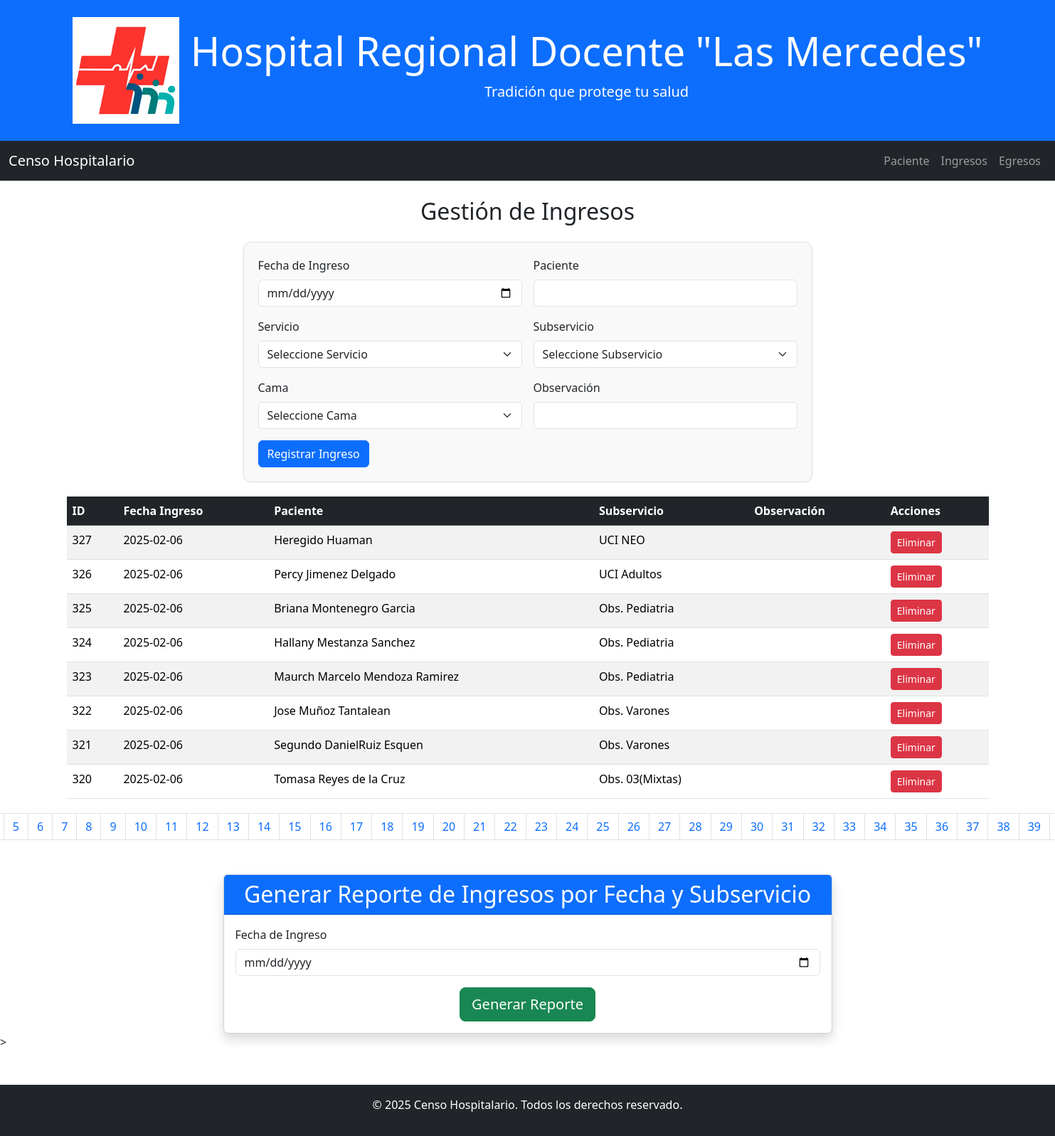
Page /pages/ingresos.php on the committed database.
### tables this page shows
CREATE TABLE `ingresos` (
  `id` bigint(20) UNSIGNED NOT NULL,
  `fecha_ingreso` date NOT NULL,
  `observacion` varchar(20) DEFAULT NULL,
  `id_paciente` int(11) DEFAULT NULL,
  `id_subservicio` int(11) DEFAULT NULL
);

CREATE TABLE `paciente` (
  `id` bigint(20) UNSIGNED NOT NULL,
  `dni` int(11) DEFAULT NULL,
  `nombre` varchar(100) NOT NULL,
  `edad` int(11) DEFAULT NULL
);

CREATE TABLE `subservicios` (
  `id` bigint(20) UNSIGNED NOT NULL,
  `nombre` varchar(100) NOT NULL,
  `num_cama` varchar(8) NOT NULL,
  `estado` varchar(15) NOT NULL DEFAULT 'Desocupada',
  `id_servicio` int(11) DEFAULT NULL
);

### pages/ingresos.php (the view, shortened to what this page needs)
<!DOCTYPE html>
<html lang="es">
<head>
    <link href="https://cdn.jsdelivr.net/npm/bootstrap@5.3.3/dist/css/bootstrap.min.css"
        rel="stylesheet"
>
    <link rel="stylesheet" href="../css/estilos.css">
</head>
<body>
<header class="bg-primary text-white text-center py-4 d-flex align-items-center justify-content-center">
        <img src="../img/logo_hospital.png" alt="Logo Hospital Regional Docente Las Mercedes" class="logo me-3">
        <div>
            <h1 class="display-4">Hospital Regional Docente "Las Mercedes"</h1>
            <p class="lead">Tradición que protege tu salud</p>
        </div>
    </header>
    <nav class="navbar navbar-expand-lg navbar-dark bg-dark">
        <div class="container-fluid">
            <a class="navbar-brand" href="../index.php">Censo Hospitalario</a>
            <div class="collapse navbar-collapse" id="navbarNav">
                <ul class="navbar-nav ms-auto">
                    <li class="nav-item">
                        <a class="nav-link" href="paciente.php">Paciente</a>
                    </li>
                    <li class="nav-item">
                        <a class="nav-link" href="ingresos.php">Ingresos</a>
                    </li>
                    <li class="nav-item">
                        <a class="nav-link" href="egresos.php">Egresos</a>
                    </li>
                </ul>
            </div>
        </div>
    </nav>
    <div class="container mt-4">
        <h2 class="text-center mb-4">Gestión de Ingresos</h2>
        <div class="form-container-ingreso-egreso">
            <form method="post" class="row g-3">
                <div class="col-md-6">
                    <label for="fecha_ingreso" class="form-label">Fecha de Ingreso</label>
                    <input type="date" class="form-control" id="fecha_ingreso" name="fecha_ingreso" required>
                </div>
                <div class="col-md-6">
                    <label for="paciente_ingreso" class="form-label">Paciente</label>
                    <input type="text" class="form-control" list="datalistOptions" id="paciente_ingreso" autocomplete="off" required>
                </div>
                <div class="col-md-6">
                    <label for="servicio" class="form-label">Servicio</label>
                    <select class="form-select" id="servicio" required>
                        <option value="">Seleccione Servicio</option>
                        <?php
                        include '../includes/db.php';
                        ?>
                    </select>
                </div>
                <div class="col-md-6">
                    <label for="subservicio" class="form-label">Subservicio</label>
                    <select class="form-select" id="subservicio" name="id_subservicio" required>
                        <option value="">Seleccione Subservicio</option>
                    </select>
                </div>
                <div class="col-md-6">
                    <label for="id_cama" class="form-label">Cama</label>
                    <select class="form-select" id="id_cama" required>
                        <option value="">Seleccione Cama</option>
                    </select>
                </div>
                <div class="col-md-6">
                    <label for="observacion" class="form-label">Observación</label>
                    <input type="text" class="form-control" id="observacion" name="observacion">
                </div>
                <div class="col-12">
                    <button type="submit" class="btn btn-primary" id="reg_ingreso">Registrar Ingreso</button>
                </div>
            </form>
        </div>
        <div class="table-container">
            <?php
            $page = isset($_GET['page']) ? (int)$_GET['page'] : 1;
            $perPage = 8;
            $offset = ($page - 1) * $perPage;
            $result = $conn->query("SELECT i.id, i.fecha_ingreso, p.nombre AS nombre_paciente, s.nombre AS nombre_subservicio, i.observacion
                                    FROM ingresos i
                                    JOIN paciente p ON i.id_paciente = p.id
                                    JOIN subservicios s ON i.id_subservicio = s.id
                                    ORDER BY id DESC LIMIT $perPage OFFSET $offset");
            if ($result->rowCount() > 0) {
                echo "<table class='table table-striped table-hover'>
                        <thead class='table-dark'>
                            <tr>
                                <th>ID</th>
                                <th>Fecha Ingreso</th>
                                <th>Paciente</th>
                                <th>Subservicio</th>
                                <th>Observación</th>
                                <th>Acciones</th>
                            </tr>
                        </thead>
                        <tbody>";
                while ($row = $result->fetch(PDO::FETCH_ASSOC)) {
                    echo "<tr>
                            <td>" . $row["id"] . "</td>
                            <td>" . $row["fecha_ingreso"] . "</td>
                            <td>" . $row["nombre_paciente"] . "</td>
                            <td>" . $row["nombre_subservicio"] . "</td>
                            <td>" . $row["observacion"] . "</td>
                            <td>
                                <form action='../js/eliminar_ingreso.php' method='POST' style='display:inline;'>
                                    <input type='hidden' name='id_ingreso' value='" . htmlspecialchars($row["id"]) . "'>
                                    <button class='btn btn-danger btn-sm' type='submit'
                                    onclick='return confirm(\"¿Estás seguro de eliminar este ingreso?\");'>Eliminar</button>
                                </form>
                            </td>
                          </tr>";
                }
                echo "</tbody></table>";
                $totalRows = $conn->query("SELECT COUNT(*) FROM ingresos")->fetchColumn();
                $totalPages = ceil($totalRows / $perPage);
                echo "<nav aria-label='Page navigation'>
                        <ul class='pagination justify-content-center'>";
                for ($i = 1; $i <= $totalPages; $i++) {
                    $active = ($page == $i) ? 'active' : '';
                    echo "<li class='page-item $active'><a class='page-link' href='?page=$i'>$i</a></li>";
                }
                echo "</ul></nav>";
            } else {
                echo "<div class='alert alert-info'>No hay ingresos registrados.</div>";
            }
            ?>
        </div>
    </div>
    <div class="container mt-5">
        <div class="row justify-content-center">
            <div class="col-md-8">
                <div class="card shadow">
                    <div class="card-header bg-primary text-white">
                        <h2 class="card-title text-center mb-0">Generar Reporte de Ingresos por Fecha y Subservicio</h2>
                    </div>
                    <div class="card-body">
                        <form action="../report/reporte_ingreso.php" method="get" class="row g-3">
                            <div class="col-md-12">
                                <label for="fecha_ingreso" class="form-label">Fecha de Ingreso</label>
                                <input type="date" class="form-control" id="fecha_ingreso" name="fecha_ingreso" required>
                            </div>
                            <div class="col-12 text-center">
                                <button type="submit" class="btn btn-success btn-lg">Generar Reporte</button>
                            </div>
                        </form>
                    </div>
                </div>
            </div>
        </div>
    </div>>
    <footer class="bg-dark text-white text-center py-3 mt-5">
        <p>&copy; 2025 Censo Hospitalario. Todos los derechos reservado.</p>
    </footer>
</body>
</html>

### css/estilos.css (style rules this page uses)
.table-container { margin-top: 20px; }
.pagination { margin-top: 20px; }
.form-container-ingreso-egreso { max-width: 800px; margin: 0 auto; padding: 20px; border: 1px solid #ddd; border-radius: 10px; background-color: #f9f9f9; }

### rows in the picture
ingresos: id "327", fecha_ingreso "2025-02-06", id_paciente.nombre "Heregido Huaman", id_subservicio.nombre "UCI NEO"
ingresos: id "326", fecha_ingreso "2025-02-06", id_paciente.nombre "Percy Jimenez Delgado", id_subservicio.nombre "UCI Adultos"
ingresos: id "325", fecha_ingreso "2025-02-06", id_paciente.nombre "Briana Montenegro Garcia", id_subservicio.nombre "Obs. Pediatria"
ingresos: id "324", fecha_ingreso "2025-02-06", id_paciente.nombre "Hallany Mestanza Sanchez", id_subservicio.nombre "Obs. Pediatria"
ingresos: id "323", fecha_ingreso "2025-02-06", id_paciente.nombre "Maurch Marcelo Mendoza Ramirez", id_subservicio.nombre "Obs. Pediatria"
ingresos: id "322", fecha_ingreso "2025-02-06", id_paciente.nombre "Jose Muñoz Tantalean", id_subservicio.nombre "Obs. Varones"
ingresos: id "321", fecha_ingreso "2025-02-06", id_paciente.nombre "Segundo DanielRuiz Esquen", id_subservicio.nombre "Obs. Varones"
ingresos: id "320", fecha_ingreso "2025-02-06", id_paciente.nombre "Tomasa Reyes de la Cruz", id_subservicio.nombre "Obs. 03(Mixtas)"
